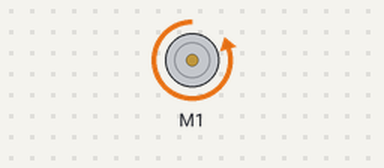
A sketch run on a simulated Arduino Uno, built with avr-gcc and run on an emulated ATmega328P. On the bench: DC motor (green arrow = forward, orange = backward, longer = faster).

Above: at 0.05 s.
At 2.95 s:
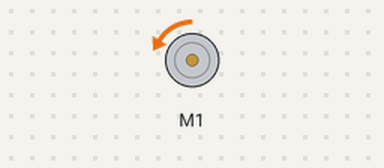
At 5.9 s:
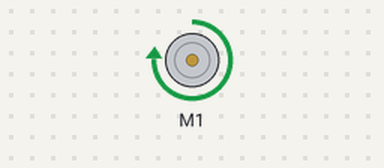
At 11.75 s:
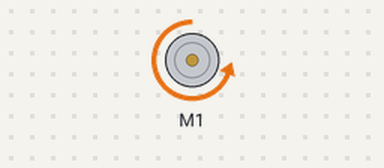
Timing chart, 0 to 15.9 s (numbered marks = the images above):
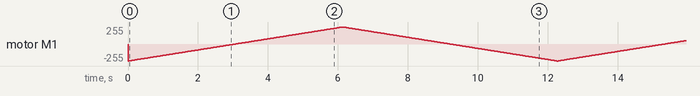

The sketch:

Task_29Serialsimplified.ino
```cpp
//Serial Simplified Mode of Sabertooth

#include <SoftwareSerial.h>
#include <SabertoothSimplified.h>
SoftwareSerial SWSerial(NOT_A_PIN, 11); // RX on no pin (unused), TX on pin 11 (to S1).
SabertoothSimplified ST(SWSerial); // Use SWSerial as the serial port.

void setup()
{
  SWSerial.begin(9600);
}

void loop()
{
  int power;
  // Ramp from -127 to 127 (full reverse to full forward), waiting 20 ms (1/50th of a second) per value.
  for (power = -127; power <= 127; power ++)
  {
    ST.motor(1, power);
    delay(20);
  }

  // Now go back the way we came.
  for (power = 127; power >= -127; power --)
  {
    ST.motor(1, power);
    delay(20);
  }
}
```
